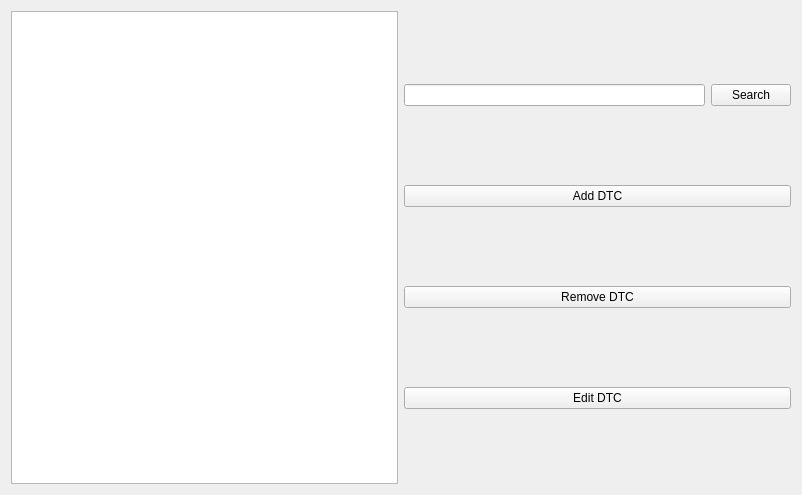
<?xml version="1.0" encoding="UTF-8"?>
<ui version="4.0">
 <class>DatabaseWidget</class>
 <widget class="QWidget" name="DatabaseWidget">
  <property name="geometry">
   <rect>
    <x>0</x>
    <y>0</y>
    <width>802</width>
    <height>495</height>
   </rect>
  </property>
  <property name="windowTitle">
   <string>Form</string>
  </property>
  <layout class="QHBoxLayout" name="horizontalLayout_3">
   <item>
    <layout class="QHBoxLayout" name="horizontalLayout_2">
     <item>
      <widget class="QListView" name="DTCList"/>
     </item>
     <item>
      <layout class="QVBoxLayout" name="verticalLayout">
       <item>
        <layout class="QHBoxLayout" name="horizontalLayout">
         <item>
          <widget class="QLineEdit" name="DTCSearchBox">
           <property name="text">
            <string/>
           </property>
          </widget>
         </item>
         <item>
          <widget class="QPushButton" name="pushButton">
           <property name="text">
            <string>Search</string>
           </property>
          </widget>
         </item>
        </layout>
       </item>
       <item>
        <widget class="QPushButton" name="addDTCButton">
         <property name="text">
          <string>Add DTC</string>
         </property>
        </widget>
       </item>
       <item>
        <widget class="QPushButton" name="removeDTCButton">
         <property name="text">
          <string>Remove DTC</string>
         </property>
        </widget>
       </item>
       <item>
        <widget class="QPushButton" name="editDTCButton">
         <property name="text">
          <string>Edit DTC</string>
         </property>
        </widget>
       </item>
      </layout>
     </item>
    </layout>
   </item>
  </layout>
 </widget>
 <resources/>
 <connections/>
</ui>
